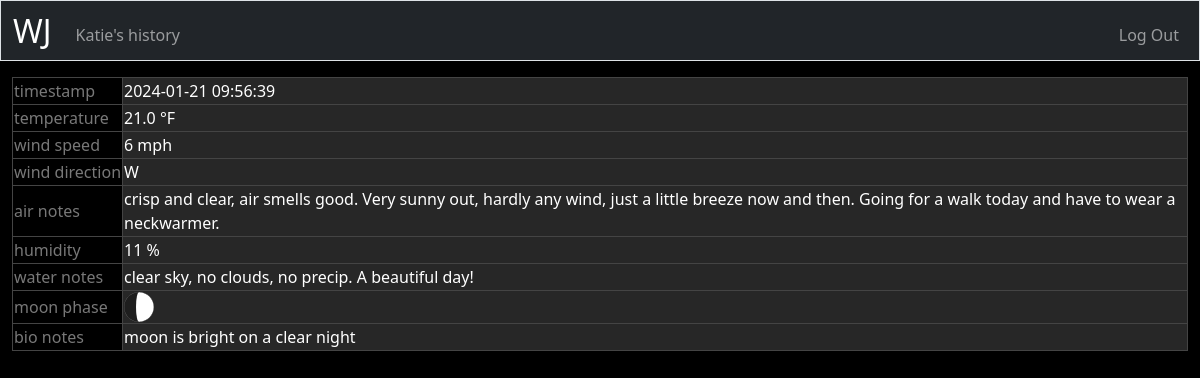
The app's page /history (signed in) with its own data.
### tables this page shows
CREATE TABLE users (
    id INTEGER PRIMARY KEY,
    username TEXT NOT NULL, 
    hash TEXT NOT NULL
);

CREATE TABLE weather_entries (
    id INTEGER PRIMARY KEY,
    user_id INTEGER NOT NULL,
    temp REAL,
    wind_speed INTEGER,
    wind_direction TEXT CHECK(wind_direction IN ('E', 'ESE', 'SE', 'SSE', 'S', 'SSW', 'SW', 'WSW', 'W', 'WNW', 'NW', 'NNW', 'N', 'NNE', 'NE', 'ENE')),
    air_notes TEXT,
    humidity INTEGER CHECK(humidity >= 0 AND humidity <= 100),
    cloud_coverage INTEGER CHECK(cloud_coverage >= 0 AND cloud_coverage <= 100),
    cloud_speed TEXT CHECK(cloud_speed IN ('still', 'slow', 'med', 'fast')),
    cloud_direction TEXT CHECK(cloud_direction IN ('E', 'ESE', 'SE', 'SSE', 'S', 'SSW', 'SW', 'WSW', 'W', 'WNW', 'NW', 'NNW', 'N', 'NNE', 'NE', 'ENE')), 
    cloud_altitude TEXT CHECK(cloud_altitude IN ('high', 'med', 'low')),
    precipitation TEXT CHECK(precipitation IN ('fog', 'rain (barely)', 'rain (light)', 'rain (moderate)', 'rain (heavy)', 'sleet', 'hail', 'snow (light)', 'snow (moderate)', 'snow (heavy)')),
    water_notes TEXT,
       moon_phase INTEGER CHECK(moon_phase >= 1 AND moon_phase <= 28),
    bio_notes TEXT,
    log_time DATETIME DEFAULT CURRENT_TIMESTAMP,
    FOREIGN KEY(user_id) REFERENCES users(id)
);

### app.py (the view)
@app.route("/history", methods=["GET", "POST"])
@login_required
def history():
    if request.method == "POST":
        return redirect("/history")
    else:
        entries = db.execute("SELECT * FROM weather_entries WHERE user_id = ? ORDER BY log_time DESC", session["user_id"])
        for entry in entries:
            log_time_gmt = datetime.fromisoformat(entry["log_time"])
            log_time_gmt = pytz.timezone('GMT').localize(log_time_gmt)
            log_time_est = log_time_gmt.astimezone(pytz.timezone('America/New_York'))
            entry["log_time"] = log_time_est.strftime('%Y-%m-%d %H:%M:%S')
    return render_template("history.html", entries=entries)

### app.py (called while the page is built)
@app.after_request
def after_request(response):
    response.headers["Cache-Control"] = "no-cache, no-store, must-revalidate"
    response.headers["Expires"] = 0
    response.headers["Pragma"] = "no-cache"
    return response

@app.context_processor # displays user name below the navbar on every page
def inject_user_details():
    if "user_id" in session:
        username = db.execute("SELECT username FROM users WHERE id = ?", session["user_id"])[0]['username']
        return dict(username=username)
    else:
        return dict(username=None)

### helpers.py (called while the page is built)
def login_required(f):
    @wraps(f)
    def decorated_function(*args, **kwargs):
        if session.get("user_id") is None:
            return redirect("/login")
        return f(*args, **kwargs)
    return decorated_function

### templates/history.html (shortened to what this page needs)
{% extends "layout.html" %}
{% block main %}
    {% for entry in entries %}
    <table class="entry-table">
        <tr>
            <td>timestamp</td>
            <td>{{ entry.log_time }}</td>
        </tr>
        {% if entry.temp %}
        <tr>
            <td>temperature</td>
            <td>{{ entry.temp }} °F</td>
        </tr>
        {% endif %}
        {% if entry.wind_speed %}
        <tr>
            <td>wind speed</td>
            <td>{{ entry.wind_speed }} mph</td>
        </tr>
        {% endif %}
        {% if entry.wind_direction %}
        <tr>
            <td>wind direction</td>
            <td>{{ entry.wind_direction }}</td>
        </tr>
        {% endif %}
        {% if entry.air_notes %}
        <tr  class="notes-row">
            <td>air notes</td>
            <td>{{ entry.air_notes }}</td>
        </tr>
        {% endif %}
        {% if entry.humidity %}
        <tr>
            <td>humidity</td>
            <td>{{ entry.humidity }} %</td>
        </tr>
        {% endif %}
        {% if entry.water_notes %}
        <tr class="notes-row">
            <td>water notes</td>
            <td>{{ entry.water_notes }}</td>
        </tr>
        {% endif %}
        {% if entry.moon_phase %}
            <tr>
                <td>moon phase</td>
                <td><img src="{{ 'static/moon_images/' + (entry.moon_phase|string) + '.svg' }}" style="width:30px; height:30px;" alt="{{ entry.moon_phase }}"></td>
            </tr>
        {% endif %}
        {% if entry.bio_notes %}
        <tr class="notes-row">
            <td>bio notes</td>
            <td>{{ entry.bio_notes }}</td>
        </tr>
        {% endif %}
    </table>
    {% endfor %}
{% endblock %}

### templates/layout.html (shortened to what this page needs)
<!DOCTYPE html>
<html lang="en">
    <head>
        <link href="https://cdn.jsdelivr.net/npm/bootstrap@5.3.2/dist/css/bootstrap.min.css" rel="stylesheet">
        <link href="/static/styles.css" rel="stylesheet">
    </head>
    <body>
        <nav class="bg-dark border navbar navbar-expand-md navbar-dark">
            <div class="container-fluid">
                <a class="navbar-brand" href="/">WJ</a>
                <div class="collapse navbar-collapse" id="navbar">
                    {% if session["user_id"] %}
                        <ul class="navbar-nav me-auto mt-2">
                            <li class="nav-item"><a class="nav-link" href="/history">{{ username }}'s history</a></li>
                        </ul>
                        <ul class="navbar-nav ms-auto mt-2">
                            <li class="nav-item"><a class="nav-link" href="/logout">Log Out</a></li>
                        </ul>
                    {% else %}
                        <ul class="navbar-nav ms-auto mt-2">
                            <li class="nav-item"><a class="nav-link" href="/register">Register</a></li>
                            <li class="nav-item"><a class="nav-link" href="/login">Log In</a></li>
                        </ul>
                    {% endif %}
                </div>
            </div>
        </nav>
        <main class="container-fluid py-3 text-center">
            {% block main %}{% endblock %}
        </main>
    </body>
</html>

### static/styles.css (style rules this page uses)
.navbar-nav .nav-link { padding-top: 0px; padding-bottom: 0px; }
.navbar-brand { padding-top: 0px; padding-bottom: 0px; line-height: normal; font-size: xx-large; }
body { background-color: #000000; color: #ffffff; }
table { width: 100%; border-collapse: collapse; color: #ffffff; margin-bottom: 20px; }
.entry-table td { border: 1px solid #444444 !important; color: #787878 !important; text-align: left; }
.entry-table td:first-child { white-space: nowrap; width: 1%; min-width: 100px; }
.entry-table td:nth-child(2) { background-color: #272727; color: white !important; }
tr.notes-row { height: auto; }

### records on screen
users: username "Katie"
weather_entries: log_time "2024-01-21 09:56:39", temp "21.0", wind_speed "6", wind_direction "W", air_notes "crisp and clear, air smells good. Very sunny out, hardly any wind, just a little breeze now and then. Going for a walk today and have to wear a neckwarmer.", humidity "11", water_notes "clear sky, no clouds, no precip. A beautiful day!", bio_notes "moon is bright on a clear night"
